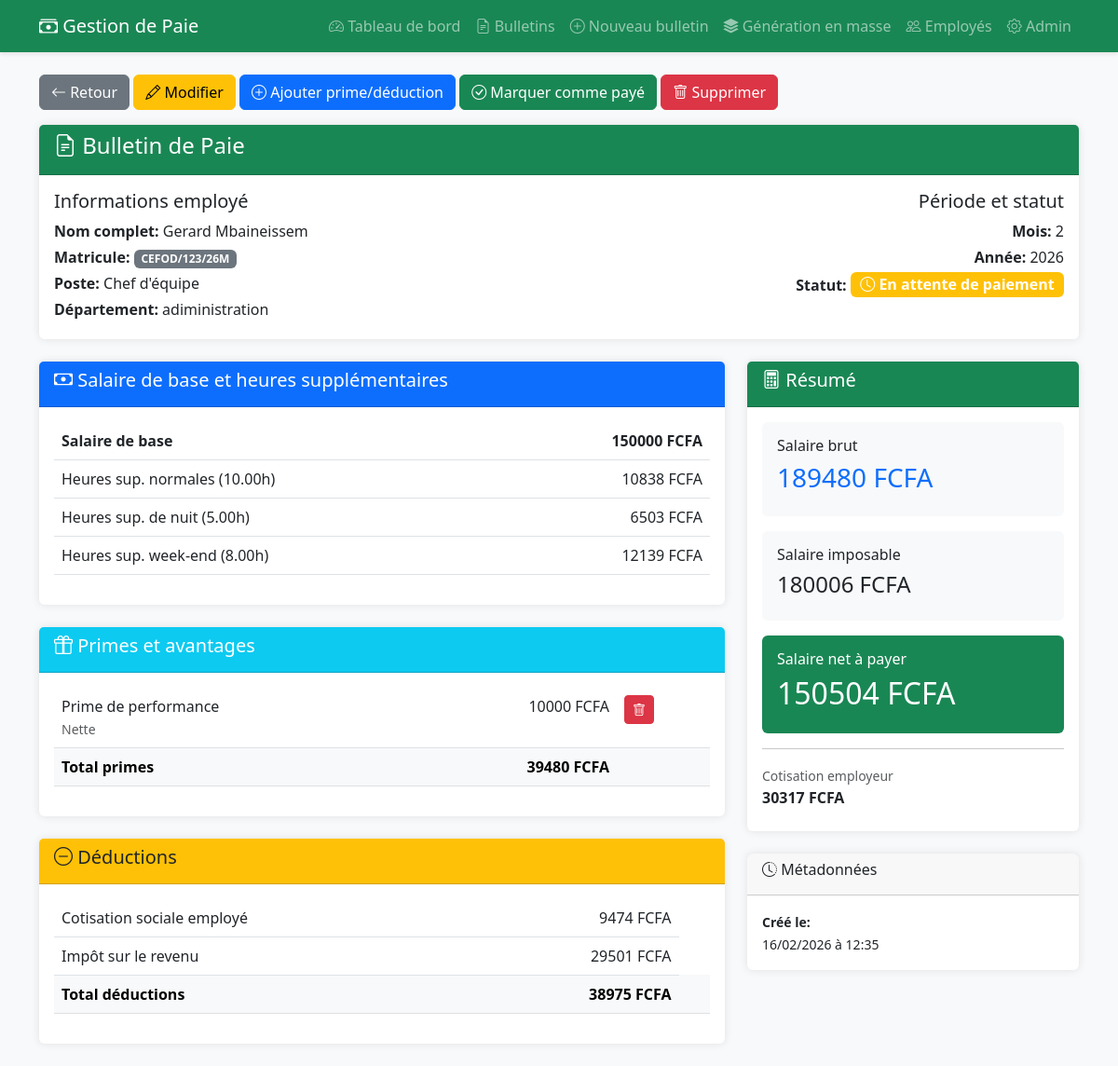
The app's page /paie/bulletins/1/ with its own data.
### gestion_paie/models.py (models this page shows, shortened)
class BulletinPaie(models.Model):
    employe = models.ForeignKey(Employe, on_delete=models.CASCADE, related_name='bulletins')
    mois = models.IntegerField(verbose_name="Mois")
    annee = models.IntegerField(verbose_name="Année")
    salaire_base = models.DecimalField(max_digits=12, decimal_places=2, default=0, verbose_name="Salaire de base")
    heures_sup_normales = models.DecimalField(max_digits=6, decimal_places=2, default=0, verbose_name="Heures sup normales")
    montant_heures_sup_normales = models.DecimalField(max_digits=12, decimal_places=2, default=0, verbose_name="Montant heures sup normales")
    heures_sup_nuit = models.DecimalField(max_digits=6, decimal_places=2, default=0, verbose_name="Heures sup de nuit")
    montant_heures_sup_nuit = models.DecimalField(max_digits=12, decimal_places=2, default=0, verbose_name="Montant heures sup de nuit")
    heures_sup_weekend = models.DecimalField(max_digits=6, decimal_places=2, default=0, verbose_name="Heures sup week-end")
    montant_heures_sup_weekend = models.DecimalField(max_digits=12, decimal_places=2, default=0, verbose_name="Montant heures sup week-end")
    total_primes = models.DecimalField(max_digits=12, decimal_places=2, default=0, verbose_name="Total primes")
    total_deductions = models.DecimalField(max_digits=12, decimal_places=2, default=0, verbose_name="Total déductions")
    salaire_brut = models.DecimalField(max_digits=12, decimal_places=2, default=0, verbose_name="Salaire brut")
    cotisation_sociale_employe = models.DecimalField(max_digits=12, decimal_places=2, default=0, verbose_name="Cotisation sociale employé")
    cotisation_sociale_employeur = models.DecimalField(max_digits=12, decimal_places=2, default=0, verbose_name="Cotisation sociale employeur")
    salaire_imposable = models.DecimalField(max_digits=12, decimal_places=2, default=0, verbose_name="Salaire imposable")
    impot_revenu = models.DecimalField(max_digits=12, decimal_places=2, default=0, verbose_name="Impôt sur le revenu")
    salaire_net = models.DecimalField(max_digits=12, decimal_places=2, default=0, verbose_name="Salaire net")
    date_creation = models.DateTimeField(auto_now_add=True, verbose_name="Date de création")
    date_paiement = models.DateField(null=True, blank=True, verbose_name="Date de paiement")
    paye = models.BooleanField(default=False, verbose_name="Payé")
    parametres = models.ForeignKey(ParametrePaie, on_delete=models.PROTECT, verbose_name="Paramètres utilisés", null=True, blank=True)
    class Meta:
        verbose_name = "Bulletin de paie"
        verbose_name_plural = "Bulletins de paie"
        unique_together = ['employe', 'mois', 'annee']
        ordering = ['-annee', '-mois']

class ElementPaie(models.Model):
    bulletin = models.ForeignKey(BulletinPaie, on_delete=models.CASCADE, related_name='elements')
    type_element = models.ForeignKey(TypeElement, on_delete=models.PROTECT)
    montant = models.DecimalField(max_digits=12, decimal_places=2, verbose_name="Montant")
    commentaire = models.CharField(max_length=200, blank=True, verbose_name="Commentaire")
    class Meta:
        verbose_name = "Élément de paie"
        verbose_name_plural = "Éléments de paie"

class TypeElement(models.Model):
    TYPE_CHOICES = [
        ('prime', 'Prime'),
        ('deduction', 'Déduction'),
    ]
    nom = models.CharField(max_length=100, verbose_name="Nom")
    code = models.CharField(max_length=20, unique=True, verbose_name="Code")
    type_element = models.CharField(max_length=20, choices=TYPE_CHOICES, verbose_name="Type")
    description = models.TextField(blank=True, verbose_name="Description")
    actif = models.BooleanField(default=True, verbose_name="Actif")
    class Meta:
        verbose_name = "Type d'élément"
        verbose_name_plural = "Types d'éléments"

### gestion_emp/models.py (models this page shows, shortened)
class Employe(models.Model):
    GENRE_CHOICES = [
        ('M', 'Masculin'),
        ('F', 'Féminin'),
    ]
    STATUT_CHOICES = [
        ('actif', 'Actif'),
        ('conge', 'En congé'),
        ('suspendu', 'Suspendu'),
        ('demission', 'Démission'),
    ]
    POSTE_CHOICES = [
        ('directeur', 'Directeur'),
        ('manager', 'Manager'),
        ('chef_equipe', 'Chef d\'équipe'),
        ('employe', 'Employé'),
        ('stagiaire', 'Stagiaire'),
    ]
    matricule = models.CharField(max_length=20, unique=True, verbose_name="Matricule")
    nom = models.CharField(max_length=100, verbose_name="Nom")
    prenom = models.CharField(max_length=100, verbose_name="Prénom")
    genre = models.CharField(max_length=1, choices=GENRE_CHOICES, verbose_name="Genre")
    date_naissance = models.DateField(verbose_name="Date de naissance")
    lieu_naissance = models.CharField(max_length=100, verbose_name="Lieu de naissance")
    telephone_regex = RegexValidator(regex=r'^\+?1?\d{8,15}$', message="Numéro de téléphone invalide")
    telephone = models.CharField(validators=[telephone_regex], max_length=17, verbose_name="Téléphone")
    email = models.EmailField(unique=True, verbose_name="Email")
    adresse = models.TextField(verbose_name="Adresse")
    poste = models.CharField(max_length=50, choices=POSTE_CHOICES, verbose_name="Poste")
    departement = models.CharField(max_length=100, verbose_name="Département")
    date_embauche = models.DateField(verbose_name="Date d'embauche")
    salaire_base = models.DecimalField(max_digits=10, decimal_places=2, verbose_name="Salaire de base")
    statut = models.CharField(max_length=20, choices=STATUT_CHOICES, default='actif', verbose_name="Statut")
    date_creation = models.DateTimeField(auto_now_add=True, verbose_name="Date de création")
    date_modification = models.DateTimeField(auto_now=True, verbose_name="Dernière modification")
    class Meta:
        verbose_name = "Employé"
        verbose_name_plural = "Employés"
        ordering = ['-date_embauche']
    def get_nom_complet(self):
        return f"{self.prenom} {self.nom}"

### gestion_paie/views.py (the view)
# urls.py: path('bulletins/<int:pk>/', views.detail_bulletin, name='detail_bulletin'),
def detail_bulletin(request, pk):
    bulletin = get_object_or_404(BulletinPaie, pk=pk)
    elements_primes = bulletin.elements.filter(type_element__type_element='prime')
    elements_deductions = bulletin.elements.filter(type_element__type_element='deduction')
    context = {
        'bulletin': bulletin,
        'elements_primes': elements_primes,
        'elements_deductions': elements_deductions,
    }
    return render(request, 'gestion_paie/detail_bulletin.html', context)

### gestion_paie/templates/gestion_paie/detail_bulletin.html (shortened to what this page needs)
{% extends 'gestion_paie/base.html' %}
{% block content %}
<div class="row mb-3">
    <div class="col-md-12">
        <a href="{% url 'liste_bulletins' %}" class="btn btn-secondary">
            <i class="bi bi-arrow-left"></i> Retour
        </a>
        <a href="{% url 'modifier_bulletin' bulletin.pk %}" class="btn btn-warning">
            <i class="bi bi-pencil"></i> Modifier
        </a>
        <a href="{% url 'ajouter_element' bulletin.pk %}" class="btn btn-primary">
            <i class="bi bi-plus-circle"></i> Ajouter prime/déduction
        </a>
        {% if not bulletin.paye %}
        <a href="{% url 'marquer_paye' bulletin.pk %}" class="btn btn-success">
            <i class="bi bi-check-circle"></i> Marquer comme payé
        </a>
        {% endif %}
        <a href="{% url 'supprimer_bulletin' bulletin.pk %}" class="btn btn-danger">
            <i class="bi bi-trash"></i> Supprimer
        </a>
    </div>
</div>
<div class="card mb-4">
    <div class="card-header bg-success text-white">
        <h4><i class="bi bi-file-earmark-text"></i> Bulletin de Paie</h4>
    </div>
    <div class="card-body">
        <div class="row">
            <div class="col-md-6">
                <h5>Informations employé</h5>
                <p class="mb-1"><strong>Nom complet:</strong> {{ bulletin.employe.get_nom_complet }}</p>
                <p class="mb-1"><strong>Matricule:</strong> <span class="badge bg-secondary">{{ bulletin.employe.matricule }}</span></p>
                <p class="mb-1"><strong>Poste:</strong> {{ bulletin.employe.get_poste_display }}</p>
                <p class="mb-1"><strong>Département:</strong> {{ bulletin.employe.departement }}</p>
            </div>
            <div class="col-md-6 text-end">
                <h5>Période et statut</h5>
                <p class="mb-1"><strong>Mois:</strong> {{ bulletin.mois }}</p>
                <p class="mb-1"><strong>Année:</strong> {{ bulletin.annee }}</p>
                <p class="mb-1">
                    <strong>Statut:</strong>
                    {% if bulletin.paye %}
                        <span class="badge bg-success fs-6">
                            <i class="bi bi-check-circle"></i> Payé le {{ bulletin.date_paiement|date:"d/m/Y" }}
                        </span>
                    {% else %}
                        <span class="badge bg-warning fs-6">
                            <i class="bi bi-clock"></i> En attente de paiement
                        </span>
                    {% endif %}
                </p>
            </div>
        </div>
    </div>
</div>
<div class="row">
    <div class="col-md-8">
        <div class="card mb-4">
            <div class="card-header bg-primary text-white">
                <h5><i class="bi bi-cash"></i> Salaire de base et heures supplémentaires</h5>
            </div>
            <div class="card-body">
                <table class="table">
                    <tr>
                        <td><strong>Salaire de base</strong></td>
                        <td class="text-end"><strong>{{ bulletin.salaire_base|floatformat:0 }} FCFA</strong></td>
                    </tr>
                    {% if bulletin.heures_sup_normales > 0 %}
                    <tr>
                        <td>Heures sup. normales ({{ bulletin.heures_sup_normales }}h)</td>
                        <td class="text-end">{{ bulletin.montant_heures_sup_normales|floatformat:0 }} FCFA</td>
                    </tr>
                    {% endif %}
                    {% if bulletin.heures_sup_nuit > 0 %}
                    <tr>
                        <td>Heures sup. de nuit ({{ bulletin.heures_sup_nuit }}h)</td>
                        <td class="text-end">{{ bulletin.montant_heures_sup_nuit|floatformat:0 }} FCFA</td>
                    </tr>
                    {% endif %}
                    {% if bulletin.heures_sup_weekend > 0 %}
                    <tr>
                        <td>Heures sup. week-end ({{ bulletin.heures_sup_weekend }}h)</td>
                        <td class="text-end">{{ bulletin.montant_heures_sup_weekend|floatformat:0 }} FCFA</td>
                    </tr>
                    {% endif %}
                </table>
            </div>
        </div>
        <div class="card mb-4">
            <div class="card-header bg-info text-white">
                <h5><i class="bi bi-gift"></i> Primes et avantages</h5>
            </div>
            <div class="card-body">
                {% if elements_primes %}
                <table class="table">
                    {% for element in elements_primes %}
                    <tr>
                        <td>
                            {{ element.type_element.nom }}
                            {% if element.commentaire %}
                                <br><small class="text-muted">{{ element.commentaire }}</small>
                            {% endif %}
                        </td>
                        <td class="text-end">{{ element.montant|floatformat:0 }} FCFA</td>
                        <td>
                            <a href="{% url 'supprimer_element' element.pk %}" class="btn btn-sm btn-danger">
                                <i class="bi bi-trash"></i>
                            </a>
                        </td>
                    </tr>
                    {% endfor %}
                    <tr class="table-light">
                        <td><strong>Total primes</strong></td>
                        <td class="text-end"><strong>{{ bulletin.total_primes|floatformat:0 }} FCFA</strong></td>
                        <td></td>
                    </tr>
                </table>
                {% else %}
                <p class="text-muted">Aucune prime ajoutée</p>
                {% endif %}
            </div>
        </div>
        <div class="card mb-4">
            <div class="card-header bg-warning">
                <h5><i class="bi bi-dash-circle"></i> Déductions</h5>
            </div>
            <div class="card-body">
                <table class="table">
                    <tr>
                        <td>Cotisation sociale employé</td>
                        <td class="text-end">{{ bulletin.cotisation_sociale_employe|floatformat:0 }} FCFA</td>
                    </tr>
                    <tr>
                        <td>Impôt sur le revenu</td>
                        <td class="text-end">{{ bulletin.impot_revenu|floatformat:0 }} FCFA</td>
                    </tr>
                    <tr class="table-light">
                        <td><strong>Total déductions</strong></td>
                        <td class="text-end"><strong>{{ bulletin.total_deductions|floatformat:0 }} FCFA</strong></td>
                        <td></td>
                    </tr>
                </table>
            </div>
        </div>
    </div>
    <div class="col-md-4">
        <div class="card mb-4">
            <div class="card-header bg-success text-white">
                <h5><i class="bi bi-calculator"></i> Résumé</h5>
            </div>
            <div class="card-body">
                <div class="mb-3 p-3 bg-light rounded">
                    <h6>Salaire brut</h6>
                    <h3 class="text-primary">{{ bulletin.salaire_brut|floatformat:0 }} FCFA</h3>
                </div>
                <div class="mb-3 p-3 bg-light rounded">
                    <h6>Salaire imposable</h6>
                    <h4>{{ bulletin.salaire_imposable|floatformat:0 }} FCFA</h4>
                </div>
                <div class="mb-3 p-3 bg-success text-white rounded">
                    <h6>Salaire net à payer</h6>
                    <h2>{{ bulletin.salaire_net|floatformat:0 }} FCFA</h2>
                </div>
                <hr>
                <div class="mb-2">
                    <small class="text-muted">Cotisation employeur</small><br>
                    <strong>{{ bulletin.cotisation_sociale_employeur|floatformat:0 }} FCFA</strong>
                </div>
            </div>
        </div>
        <div class="card">
            <div class="card-header">
                <h6><i class="bi bi-clock-history"></i> Métadonnées</h6>
            </div>
            <div class="card-body">
                <small>
                    <strong>Créé le:</strong><br>
                    {{ bulletin.date_creation|date:"d/m/Y à H:i" }}
                </small>
            </div>
        </div>
    </div>
</div>
{% endblock %}

### records on screen
BulletinPaie: employe.get_nom_complet "Gerard Mbaineissem", employe.matricule "CEFOD/123/26M", employe.poste "Chef d'équipe", employe.departement "adiministration", mois "2", annee "2026", salaire_base "150000", heures_sup_normales "10.00", montant_heures_sup_normales "10838", heures_sup_nuit "5.00", montant_heures_sup_nuit "6503", heures_sup_weekend "8.00", montant_heures_sup_weekend "12139", total_primes "39480", cotisation_sociale_employe "9474", impot_revenu "29501", total_deductions "38975", salaire_brut "189480", salaire_imposable "180006", salaire_net "150504", cotisation_sociale_employeur "30317", date_creation "16/02/2026 à 12:35"
ElementPaie: type_element.nom "Prime de performance", commentaire "Nette", montant "10000"
